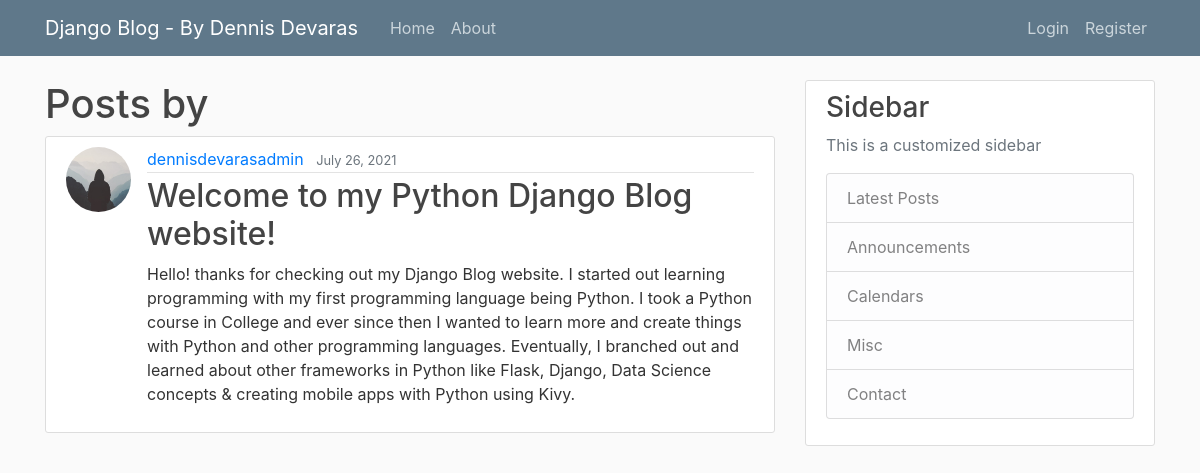
/user/dennisdevarasadmin, run on the app's committed database.
### blog/models.py (models this page shows, shortened)
class Post(models.Model):
    title = models.CharField(max_length=100)
    content = models.TextField()
    date_posted = models.DateTimeField(default=timezone.now)
    author = models.ForeignKey(User, on_delete=models.CASCADE)

### users/models.py (models this page shows, shortened)
class Profile(models.Model):
    user = models.OneToOneField(User, on_delete=models.CASCADE)
    image = models.ImageField(default='default.jpg', upload_to='profile_pics')

### blog/views.py (the view)
# urls.py: path('user/<str:username>', UserPostListView.as_view(), name='user-posts'),
class UserPostListView(ListView):
    model = Post
    template_name = 'blog/user_posts.html'  # <app>/<model>_<viewtype>.html
    context_object_name = 'posts'
    paginate_by = 5
    def get_queryset(self):
        user = get_object_or_404(User, username=self.kwargs.get('username'))
        return Post.objects.filter(author=user).order_by('-date_posted')

### blog/templates/blog/user_posts.html (shortened to what this page needs)
{% extends "blog/base.html" %}
{% block content %}
     <h1>Posts by {{ view.kwargs.usename }}</h1>
{% for post in posts %}
<article class="media content-section">
 <img class="rounded-circle article-img" src="{{ post.author.profile.image.url }}">
 <div class="media-body">
  <div class="article-metadata">
   <a class="mr-2" href="{% url 'user-posts' post.author.username %}">{{ post.author }}</a>
   <small class="text-muted">{{ post.date_posted|date:"F d, Y" }}</small>
  </div>
  <h2><a class="article-title" href="{% url 'post-detail' post.id %}">{{ post.title }}</a></h2>
  <p class="article-content">{{ post.content }}</p>
 </div>
</article>
{% endfor %}
 {% endblock content %}

### blog/static/blog/main.css (style rules this page uses)
body { background: #fafafa; color: #333333; margin-top: 5rem; }
h1, h2, h3, h4, h5, h6 { color: #444444; }
.content-section { background: #ffffff; padding: 10px 20px; border: 1px solid #dddddd; border-radius: 3px; margin-bottom: 20px; }
.article-title { color: #444444; }
.article-content { white-space: pre-line; }
.article-img { height: 65px; width: 65px; margin-right: 16px; }
.article-metadata { padding-bottom: 1px; margin-bottom: 4px; border-bottom: 1px solid #e3e3e3 }

### data on the page
Post: author.profile.image (placeholder picture), author "dennisdevarasadmin", date_posted "July 26, 2021", title "Welcome to my Python Django Blog website!", content "Hello! thanks for checking out my Django Blog website. I started out learning programming with my first programming language being Python. I took a Python course in College and ever since then I wanted to learn more and create things with Python and other programming languages. Eventually, I branched out and learned about other frameworks in Python like Flask, Django, Data Science concepts & creating mobile apps with Python using Kivy."
